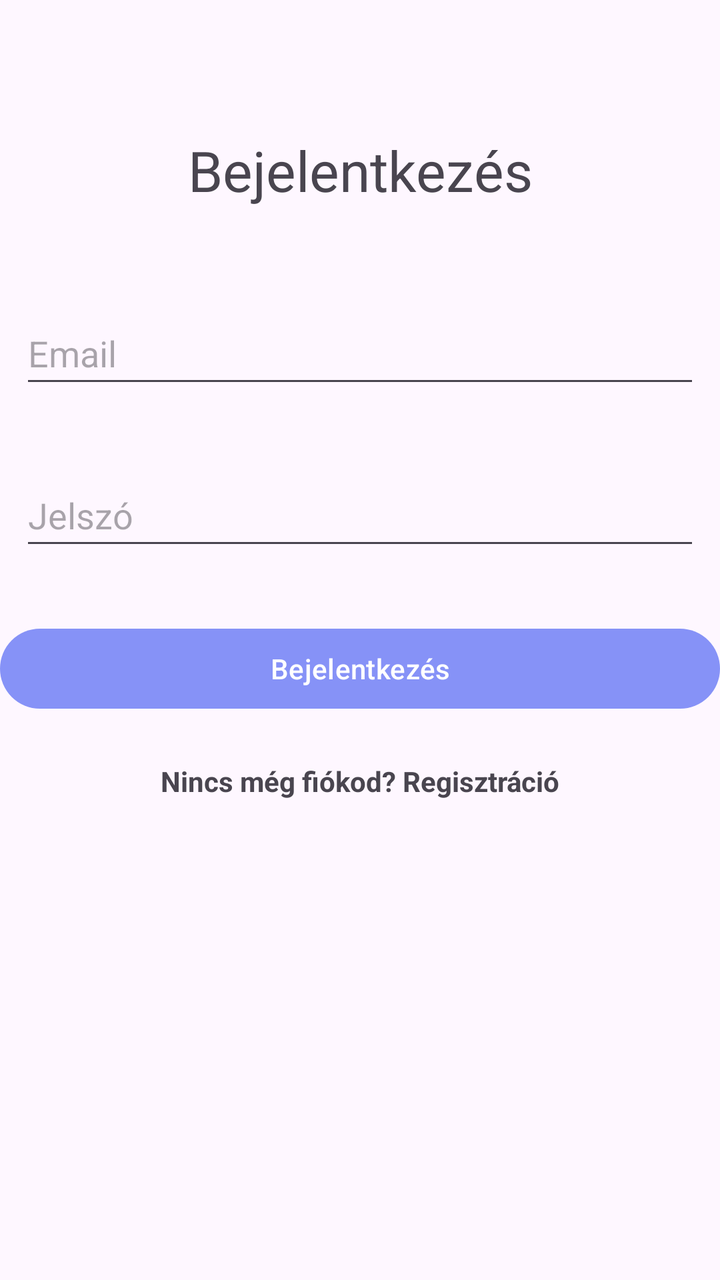
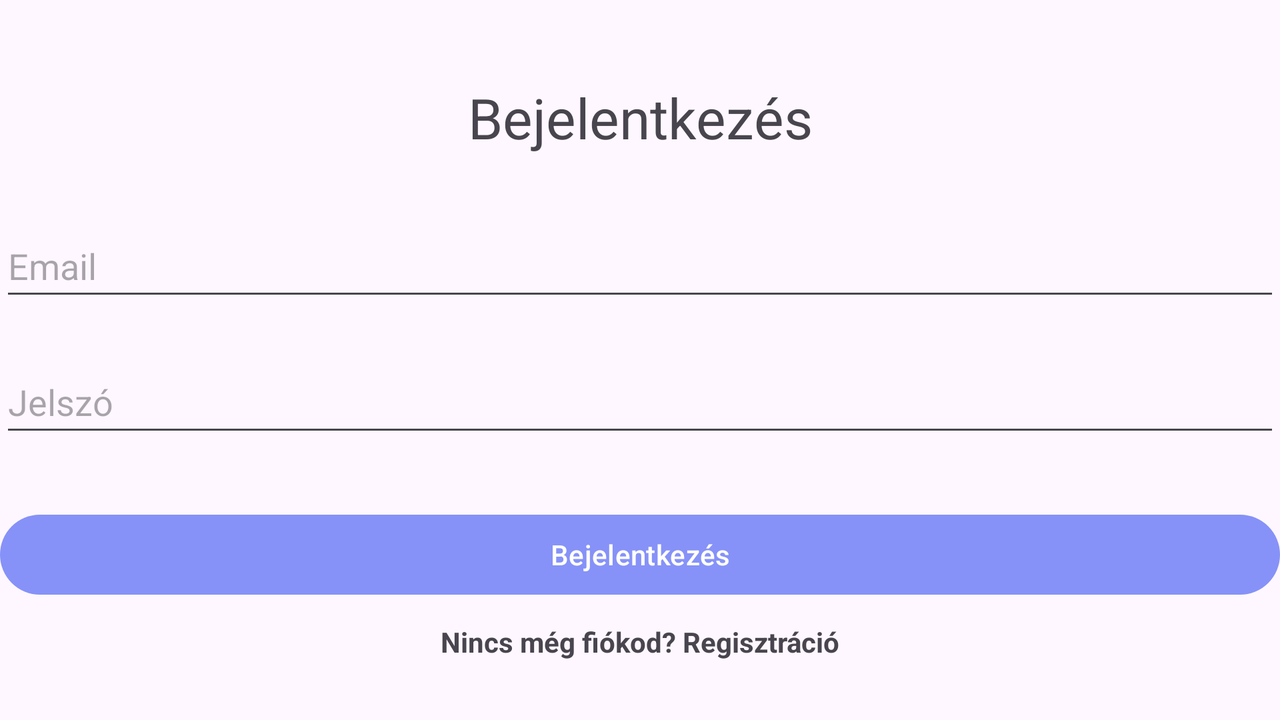

The same Android screen from two of the app's own layout files: first res/layout/ as a phone draws it, then the repository's variant for another configuration, drawn on a device whose configuration selects that folder. Both files follow.
<!-- AndroidManifest.xml: application theme Theme.F1Blog -->
<!-- res/layout/activity_main.xml -->
<?xml version="1.0" encoding="utf-8"?>
<androidx.constraintlayout.widget.ConstraintLayout xmlns:android="http://schemas.android.com/apk/res/android"
    xmlns:app="http://schemas.android.com/apk/res-auto"
    xmlns:tools="http://schemas.android.com/tools"
    android:layout_width="match_parent"
    android:layout_height="match_parent"
    tools:context=".MainActivity">

    <TextView
        android:id="@+id/loginTextView"
        android:layout_width="match_parent"
        android:layout_height="@dimen/recommended_height"
        android:layout_alignParentStart="true"
        android:layout_alignParentEnd="true"
        android:text="@string/login"
        android:textAlignment="center"
        android:textSize="28sp"
        app:layout_constraintBottom_toBottomOf="parent"
        app:layout_constraintTop_toTopOf="parent"
        app:layout_constraintVertical_bias="0.112"
        tools:layout_editor_absoluteX="0dp" />

    <EditText
        android:id="@+id/editTextUserEmail"
        android:layout_width="match_parent"
        android:layout_height="48dp"
        android:ems="10"
        android:layout_marginRight="@dimen/default_margin"
        android:layout_marginLeft="@dimen/default_margin"
        android:hint="@string/userName"
        android:inputType="textEmailAddress"
        app:layout_constraintBottom_toBottomOf="parent"
        app:layout_constraintTop_toTopOf="@id/loginTextView"
        app:layout_constraintVertical_bias="0.161"
        tools:layout_editor_absoluteX="3dp" />

    <EditText
        android:id="@+id/editTextPassword"
        android:layout_width="match_parent"
        android:layout_height="48dp"
        android:layout_marginBottom="120dp"
        android:layout_marginRight="@dimen/default_margin"
        android:layout_marginLeft="@dimen/default_margin"
        android:ems="10"
        android:hint="@string/password"
        android:inputType="textPassword"
        app:layout_constraintBottom_toBottomOf="parent"
        app:layout_constraintTop_toBottomOf="@+id/editTextUserEmail"
        app:layout_constraintVertical_bias="0.121"
        tools:layout_editor_absoluteX="0dp" />

    <Button
        android:id="@+id/loginButton"
        android:layout_width="0dp"
        android:layout_height="wrap_content"
        android:text="@string/login"
        android:onClick="login"
        app:layout_constraintBottom_toBottomOf="parent"
        app:layout_constraintEnd_toEndOf="parent"
        app:layout_constraintHorizontal_bias="1.0"
        app:layout_constraintStart_toStartOf="parent"
        app:layout_constraintTop_toBottomOf="@+id/editTextPassword"
        app:layout_constraintVertical_bias="0.097" />

    <TextView
        android:id="@+id/registerTextView"
        android:layout_width="wrap_content"
        android:layout_height="@dimen/recommended_height"
        android:text="@string/noAccount"
        android:textStyle="bold"
        android:onClick="register"
        android:textAlignment="center"
        app:layout_constraintBottom_toBottomOf="parent"
        app:layout_constraintEnd_toEndOf="parent"
        app:layout_constraintHorizontal_bias="0.5"
        app:layout_constraintStart_toStartOf="parent"
        app:layout_constraintTop_toBottomOf="@+id/loginButton"
        app:layout_constraintVertical_bias="0.097" />

</androidx.constraintlayout.widget.ConstraintLayout>
<!-- resources referenced by this layout -->
<resources>
  <dimen name="default_margin">10dp</dimen>
  <dimen name="recommended_height">48dp</dimen>
  <string name="login">Bejelentkezés</string>
  <string name="noAccount">Nincs még fiókod? Regisztráció</string>
  <string name="password">Jelszó</string>
  <string name="userName">Email</string>
  <!-- from res/values-v23/ -->
  <style name="Theme.F1Blog" parent="Base.Theme.F1Blog">
          
          <item name="android:navigationBarColor">@android:color/transparent</item>
          <item name="android:statusBarColor">@android:color/transparent</item>
          <item name="android:windowLightStatusBar">?attr/isLightTheme</item>
      </style>
  <style name="Base.Theme.F1Blog" parent="Theme.Material3.DayNight.NoActionBar">
          <item name="colorPrimary">@color/lavender</item>
          <item name="colorPrimaryVariant">@color/lavender</item>
          
          
      </style>
  <color name="lavender">#8692f7</color>
</resources>
<!-- res/layout-land/activity_main.xml (the repository's variant of the layout above) -->
<!-- drawn on the phone turned sideways -->
<?xml version="1.0" encoding="utf-8"?>
<androidx.constraintlayout.widget.ConstraintLayout xmlns:android="http://schemas.android.com/apk/res/android"
    xmlns:app="http://schemas.android.com/apk/res-auto"
    xmlns:tools="http://schemas.android.com/tools"
    android:layout_width="match_parent"
    android:layout_height="match_parent"
    tools:context=".MainActivity">

    <TextView
        android:id="@+id/loginTextView"
        android:layout_width="0dp"
        android:layout_height="wrap_content"
        android:text="@string/login"
        android:textAlignment="center"
        android:textSize="28sp"
        app:layout_constraintStart_toStartOf="parent"
        android:layout_marginTop="40dp"
        app:layout_constraintEnd_toEndOf="parent"
        app:layout_constraintTop_toTopOf="parent"
        app:layout_constraintBottom_toTopOf="@id/editTextUserEmail"
        app:layout_constraintVertical_bias="0.1"
        app:layout_constraintHorizontal_bias="0.5"/>

    <EditText
        android:id="@+id/editTextUserEmail"
        android:layout_width="0dp"
        android:layout_height="48dp"
        android:ems="10"
        android:hint="@string/userName"
        android:inputType="text"
        android:layout_marginTop="30dp"
        app:layout_constraintStart_toStartOf="parent"
        app:layout_constraintEnd_toEndOf="parent"
        app:layout_constraintTop_toBottomOf="@+id/loginTextView"
        app:layout_constraintVertical_bias="0.1"
        app:layout_constraintBottom_toTopOf="@+id/editTextPassword"/>

    <EditText
        android:id="@+id/editTextPassword"
        android:layout_width="0dp"
        android:layout_height="48dp"
        android:ems="10"
        android:hint="@string/password"
        android:layout_marginTop="20dp"
        android:inputType="textPassword"
        app:layout_constraintStart_toStartOf="parent"
        app:layout_constraintEnd_toEndOf="parent"
        app:layout_constraintTop_toBottomOf="@+id/editTextUserEmail"
        app:layout_constraintVertical_bias="0.1"
        app:layout_constraintBottom_toTopOf="@+id/loginButton"/>

    <Button
        android:id="@+id/loginButton"
        android:layout_width="0dp"
        android:layout_height="wrap_content"
        android:text="@string/login"
        android:onClick="login"
        android:layout_marginTop="30dp"
        app:layout_constraintStart_toStartOf="parent"
        app:layout_constraintEnd_toEndOf="parent"
        app:layout_constraintTop_toBottomOf="@+id/editTextPassword"
        app:layout_constraintVertical_bias="0.1"/>

    <TextView
        android:id="@+id/registerTextView"
        android:layout_width="wrap_content"
        android:layout_height="wrap_content"
        android:text="@string/noAccount"
        android:textStyle="bold"
        android:onClick="register"
        android:textAlignment="center"
        android:layout_marginTop="10dp"
        app:layout_constraintStart_toStartOf="parent"
        app:layout_constraintEnd_toEndOf="parent"
        app:layout_constraintTop_toBottomOf="@+id/loginButton"
        app:layout_constraintVertical_bias="0.1"/>

</androidx.constraintlayout.widget.ConstraintLayout>
<!-- resources referenced by the variant -->
<!-- as the phone turned sideways resolves them -->
<resources>
  <string name="login">Bejelentkezés</string>
  <string name="noAccount">Nincs még fiókod? Regisztráció</string>
  <string name="password">Jelszó</string>
  <string name="userName">Email</string>
  <!-- from res/values-v23/ -->
  <style name="Theme.F1Blog" parent="Base.Theme.F1Blog">
          
          <item name="android:navigationBarColor">@android:color/transparent</item>
          <item name="android:statusBarColor">@android:color/transparent</item>
          <item name="android:windowLightStatusBar">?attr/isLightTheme</item>
      </style>
  <style name="Base.Theme.F1Blog" parent="Theme.Material3.DayNight.NoActionBar">
          <item name="colorPrimary">@color/lavender</item>
          <item name="colorPrimaryVariant">@color/lavender</item>
          
          
      </style>
  <color name="lavender">#8692f7</color>
</resources>
